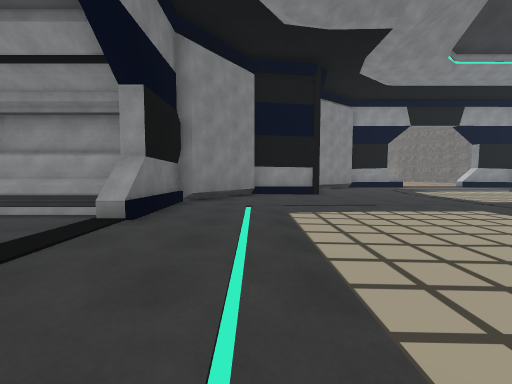
view 1 (above)

17 first-person views from a walk through a 3-D level made in the Unity game engine. The camera is 1.3 m above the floor, tilts 4° down and sees 90° across. The floor is counted in squares, 2 m on a side. Each view is taken from the middle of a square. On the plan, view 1 faces up. The plan holds only what a view shows up to about 9 squares ahead; the rest is blank. The place goes on beyond the plan. Surface patterns are stand-ins for the level's own textures.

view 2
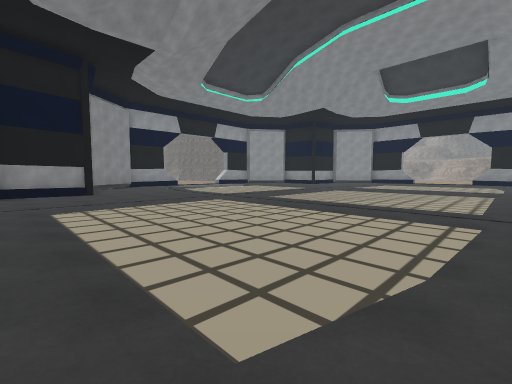

view 3
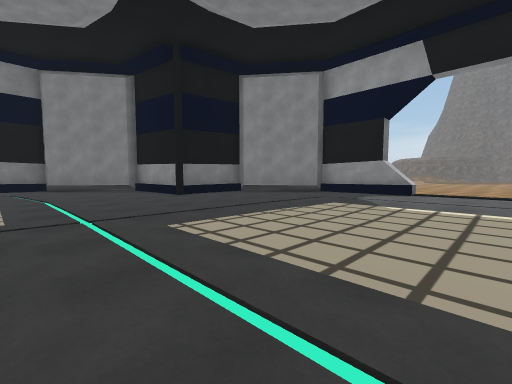

view 4
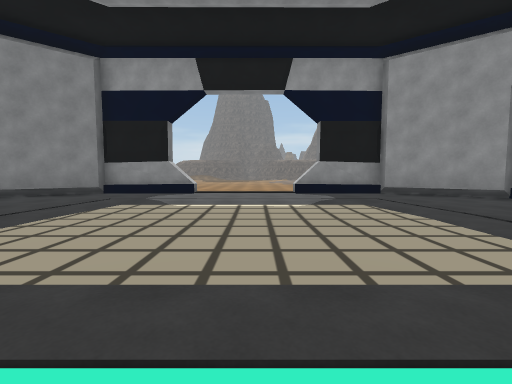

view 5
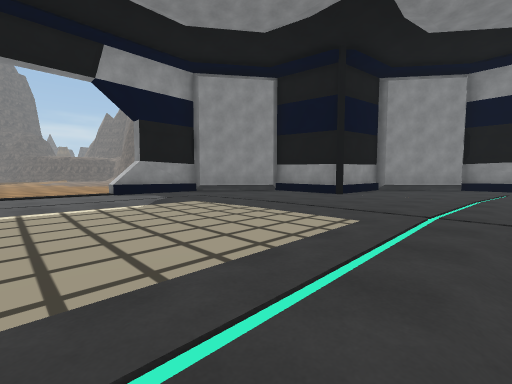

view 6
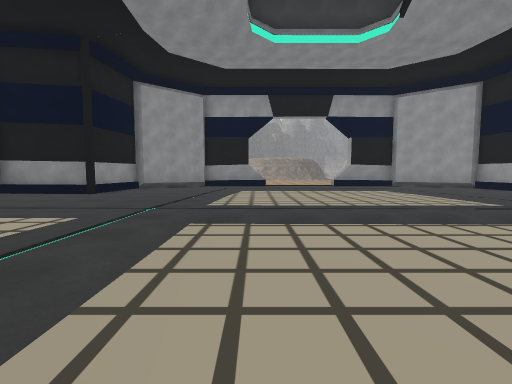

view 7
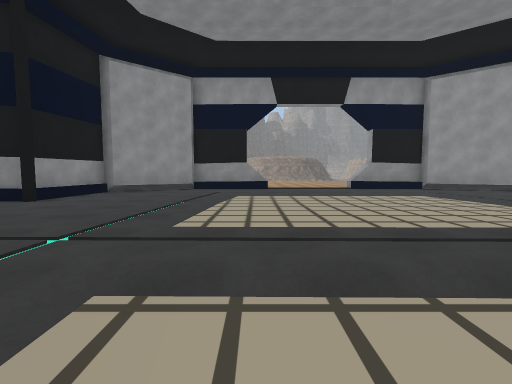

view 8
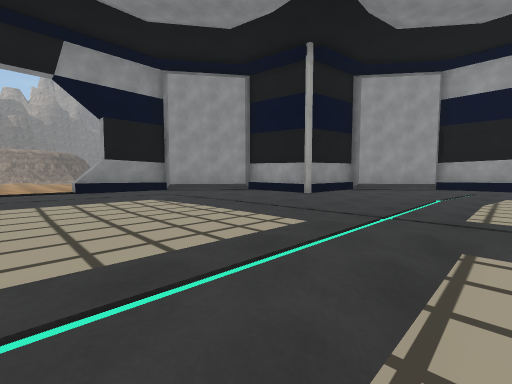

view 9
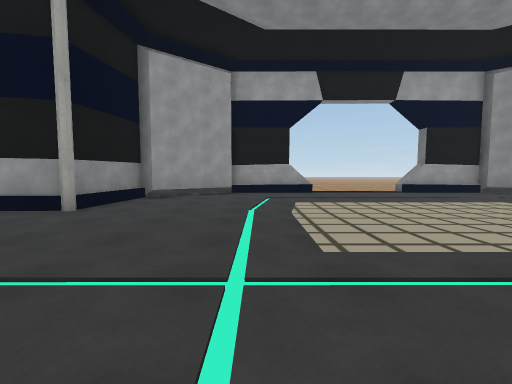

view 10
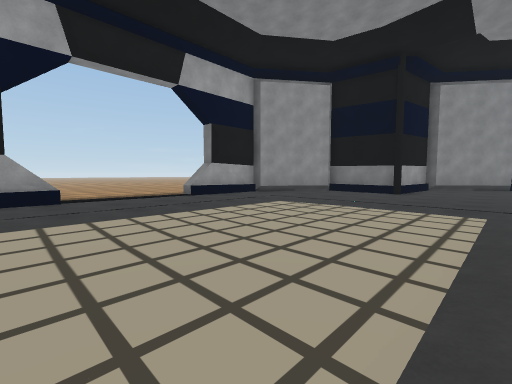

view 11
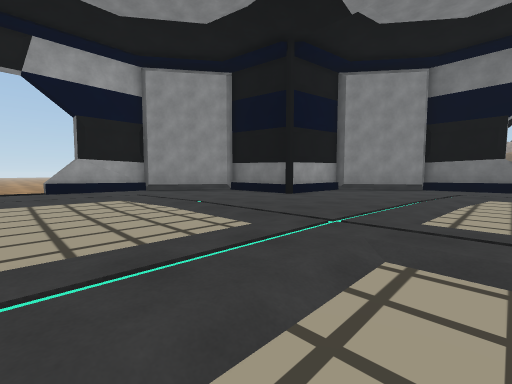

view 12
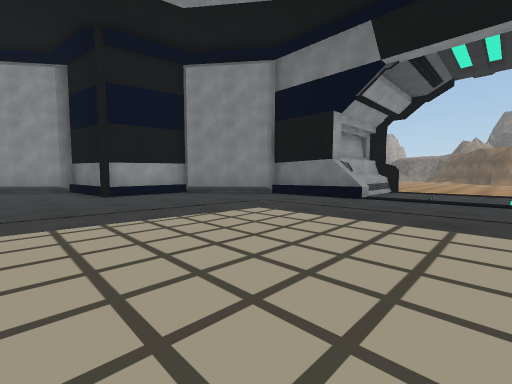

view 13
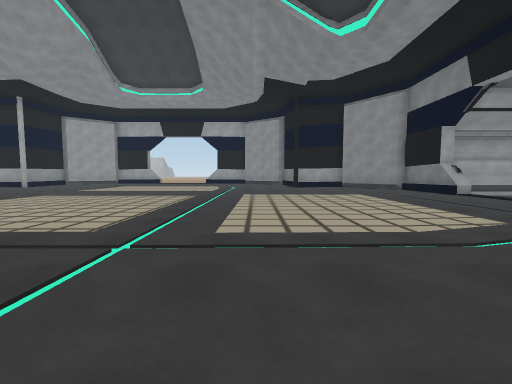

view 14
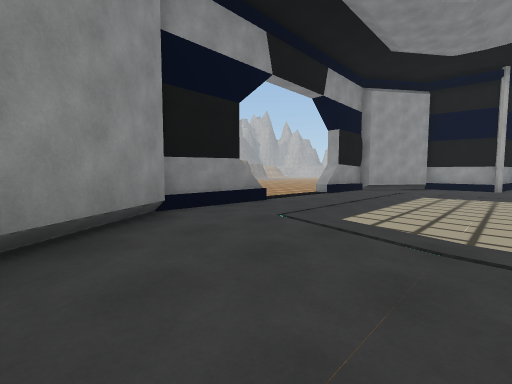

view 15
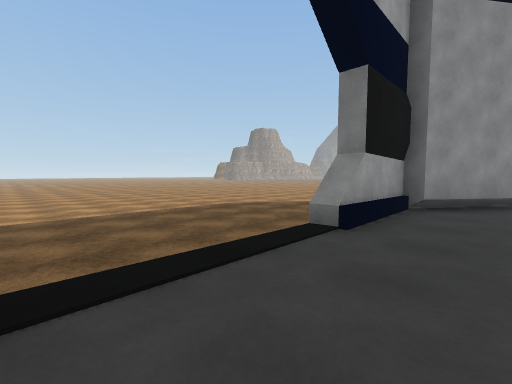

view 16
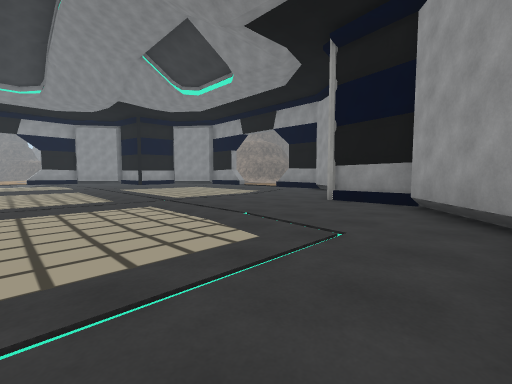

view 17
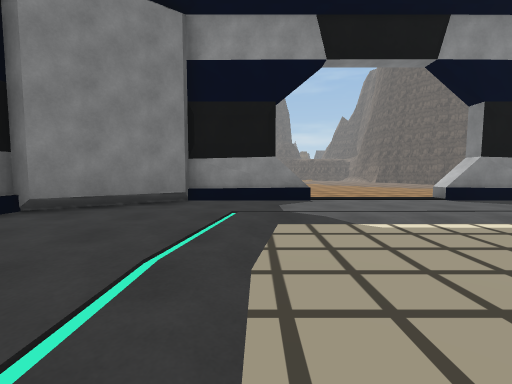

### Floor plan
Key: @ floor where view 1 was taken; # wall or solid block; x gap in a wall; . main floor; - floor 0.25 m lower than the main floor; _ floor 0.5 m lower than the main floor; / step, stairs or slope; ^ raised ledge; v drop or lower ground.
Columns run from 6 left of view 1 to 19 right of it. Each row starts with its distance up from view 1.
 13            ##xvvx###
 12          ###.......##
 11         ##..........##
 10         #............#
  9       ###...------...###
  8      ##.....------.....##
  7      #......------......##
  6     ##...................#
  5  ####...---.//////.--....#
  4   ..#...---./-----.----..#
  3 /.......---./-----.----...
  2 /.......---./-----.----...
  1 /.......---./-----.----...
  0  ^^^#.@.---./-----.----..#
 -1     #....................#
 -2     #....................#
 -3     ##......------......##
 -4      ##.....------.....##
 -5       ###...------...###
 -6         #............#
 -7         ##..........##
 -8          ##........##
 -9           ###x__v###
-10            ______

Where each view was taken, in squares from view 1:
view 1: 0 up, 0 right, facing up
view 2: 1 down, 0 right, facing up-right
view 3: 5 up, 9 right, facing up-left
view 4: 5 up, 9 right, facing up
view 5: 5 up, 8 right, facing up-right
view 6: 4 up, 8 right, facing right
view 7: 4 up, 10 right, facing right
view 8: 2 up, 11 right, facing down-right
view 9: 0 up, 12 right, facing down
view 10: 2 down, 11 right, facing down-left
view 11: 0 up, 8 right, facing down-left
view 12: 3 up, 4 right, facing down-left
view 13: 8 up, 4 right, facing down
view 14: 8 up, 15 right, facing down-right
view 15: 7 down, 10 right, facing down-left
view 16: 8 down, 9 right, facing up-right
view 17: 7 up, 6 right, facing up
